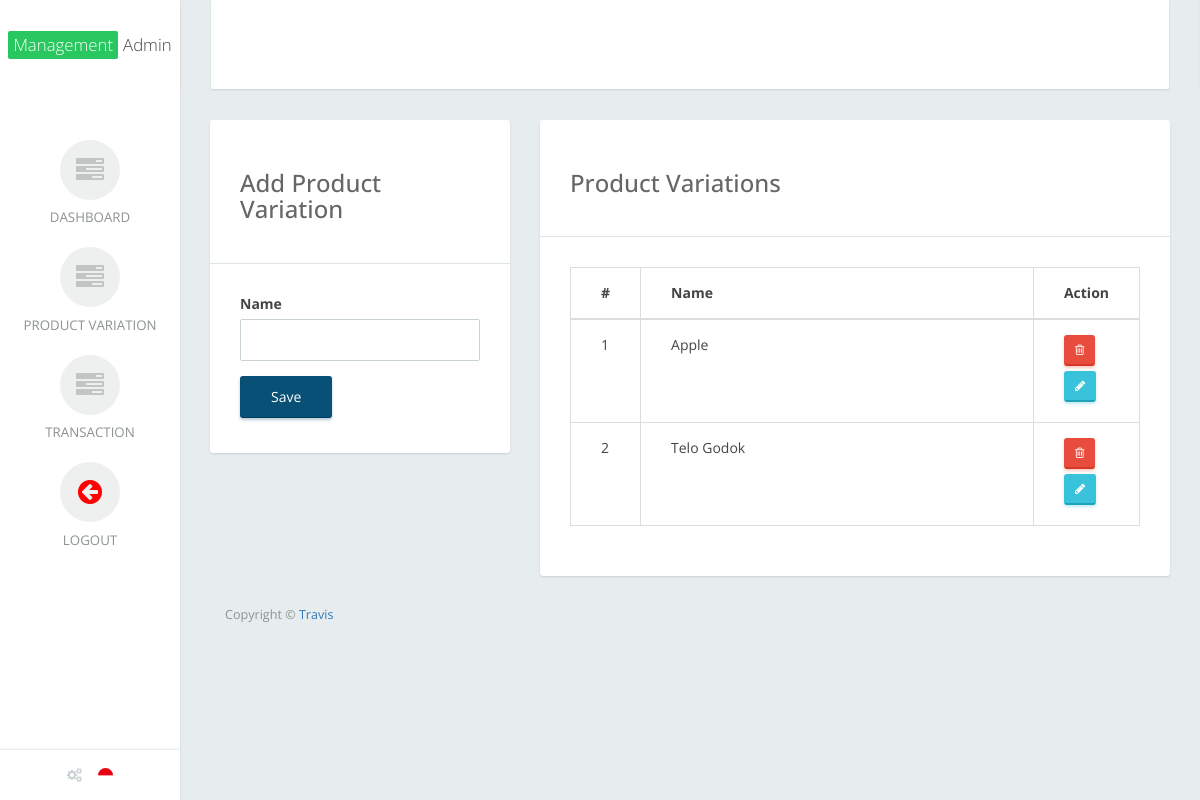
Screenshot of /admin/?page=pv (signed in) with the database file from the repository.
### tables this page shows
CREATE TABLE `product_varians` (
  `id_pv` int(11) NOT NULL,
  `name` varchar(255) NOT NULL
);

### config/MainClass.php (called while the page is built, shortened)
<?php
class MainClass
{
    function __construct()
    {
        $host = "localhost";
        $user = "root";
        $pw = "";
        $db = "fiver_puphas";
        $this->db = new PDO("mysql:$host", $user, $pw);
        $this->db->exec("CREATE DATABASE IF NOT EXISTS $db");
        $this->db->exec("USE $db");
    }
    function getPv()
    {
        return $this->db->query("select * from product_varians order by id_pv desc ")->fetchAll();
    }
}
$use = new MainClass();

### admin/modul/pv.php (the view, shortened to what this page needs)
<div class="row">
    <div class="col-md-4">
        <div class="card">
            <div class="card-header">
                <h3>Add Product Variation</h3>
            </div>
            <div class="card-body">
                <form action="" method="post">
                    <div class="form-group">
                        <label for="">Name</label>
                        <input type="text" name="name" class="form-control">
                    </div>
                    <button name="submit" class="btn btn-primary">Save</button>
                </form>
            </div>
        </div>
    </div>
    <div class="col-md-8">
        <div class="card">
            <div class="card-header">
                <h3>Product Variations</h3>
            </div>
            <div class="card-body">
                <div class="table">
                    <table class="table table-bordered">
                        <thead>
                        <tr>
                            <th width="10">#</th>
                            <th>Name</th>
                            <th width="40">Action</th>
                        </tr>
                        </thead>
                        <tbody>
                        <?php foreach ($use->getPv() as $key => $pvValue): ?>
                            <tr>
                                <td><?= $key += 1; ?></td>
                                <td><?= $pvValue['name'] ?></td>
                                <td>
                                    <a href="./?page=pv&delete&id=<?=$pvValue['id_pv']?>" class="btn btn-danger btn-xs">
                                        <i class="fa fa-trash-o"></i>
                                    </a>
                                    <a href="./?page=pv-edit&id=<?= $pvValue['id_pv'] ?>"
                                       class="btn btn-info btn-xs">
                                        <i class="fa fa-pencil"></i>
                                    </a>
                                </td>
                            </tr>
                        <?php endforeach; ?>
                        </tbody>
                    </table>
                </div>
            </div>
        </div>
    </div
</div>

### rows the page displays
product_varians: key "1", name "Apple"
product_varians: key "2", name "Telo Godok"
